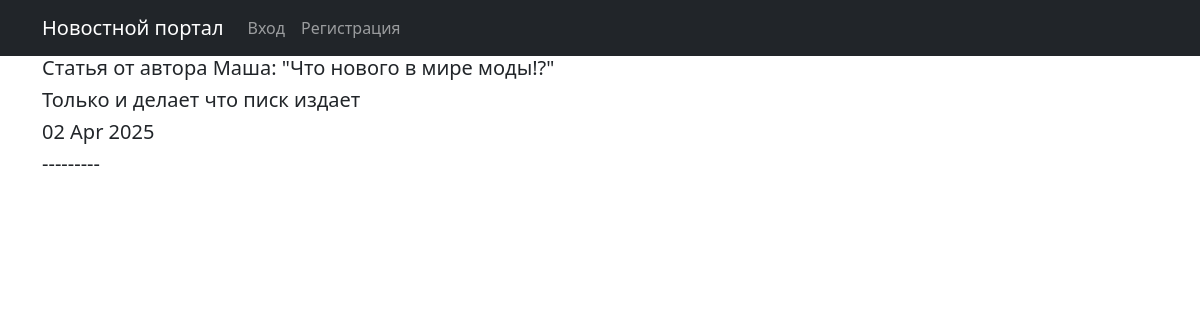
The page /news/2 on the database its author committed.
### news/models.py (models this page shows, shortened)
class Post(models.Model):
    news = 'news'
    article = 'article'
    POSITIONS = [(news, 'Новость'), (article, 'Статья')]
    positions = models.CharField(max_length = 7,
                                choices = POSITIONS,
                                default = news)
    author = models.ForeignKey(Author, on_delete = models.CASCADE, related_name = 'posts')
    created = models.DateTimeField(auto_now_add = True)
    category = models.ManyToManyField('Category', through = 'PostCategory')
    title = models.CharField(max_length = 50)
    content = models.TextField()
    rating = models.IntegerField(default = 0)

class Author(models.Model):
    user = models.OneToOneField(User, on_delete=models.CASCADE)
    rating = models.IntegerField(default = 0)

### news/views.py (the view)
# urls.py: path('<int:pk>', PostDetail.as_view(), name='news_detail'),
class PostDetail(DetailView):
    model = Post
    ordering = 'created'
    template_name = 'news_detail.html'
    context_object_name = 'news_detail'

### templates/news_detail.html (shortened to what this page needs)
{% extends 'flatpages/default.html' %}
{% block content %}
<h5>{% if object.positions == 'article' %}Статья{% else %}Новость{% endif %} от автора {{ news_detail.author.user }}: "{{news_detail.title}}"</h5>
<h5>{{news_detail.content}}</h5>
<h5>{{ news_detail.created|date:'d M Y'  }}</h5>
<h5>---------</h5>
{% endblock content %}

### rows shown on the page
Post: author.user "Маша", title "Что нового в мире моды!?", content "Только и делает что писк издает", created "02 Apr 2025"
